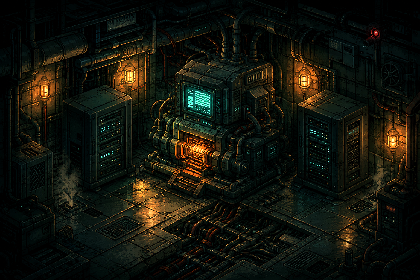
#> input picture art-source/lighting/reference-runtime-lit.png, 420 x 280 px; the run also reads 1 picture not shown here
$ python verify-compositor.py
#> lines starting #> are read from the running program, lines starting #| are printed output that depends on the picture
"""Compare the actual Canvas draw with Blender using identical frozen factors."""
import json
import sys
from pathlib import Path
import numpy as np
from PIL import Image

directory = Path(sys.argv[1]).resolve() if len(sys.argv) > 1 else Path(__file__).resolve().parent
canvas = np.array(Image.open(directory / 'reference-runtime-lit.png').convert('RGB')).astype(np.int16)
blender = np.array(Image.open(directory / 'reference-blender-lit.png').convert('RGB')).astype(np.int16)
if canvas.shape != blender.shape or canvas.shape != (280, 420, 3):
    raise RuntimeError('Reference comparison must use two native420×280 RGB frames.')
difference = np.abs(canvas - blender)
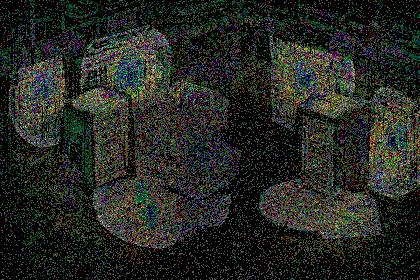
#> difference: shape (280, 420, 3) int16; mean R, G, B 0.414, 0.456, 0.384; drawn with min black and max white
report = {
    'size': [420, 280],
    'channelMAE': float(difference.mean()),
    'maximumChannelError': int(difference.max()),
    'channelsWithin2CodesFraction': float((difference <= 2).mean()),
    'pixelsWithin2CodesFraction': float((difference.max(2) <= 2).mean()),
    'p99ChannelError': float(np.quantile(difference, .99)),
    'method': 'Identical unchanged room at t2/risk0. Compare actual Canvas RelayLighting.draw with Blender piecewise-sRGB compositor using the same exported shade and irradiance.',
    'tolerance': 'MAE below1/255 and maximum channel difference no greater than4/255; Canvas rounds intermediate8-bit composite operations.',
}
report['passed'] = report['channelMAE'] < 1 and report['maximumChannelError'] <= 4
(directory / 'gamma-verification.json').write_text(json.dumps(report, indent=2) + '\n', encoding='utf-8')
print(json.dumps(report))
#> (printed output is left out)
if not report['passed']:
    raise RuntimeError('Canvas versus Blender lighting exceeded its accepted quantization tolerance.')
